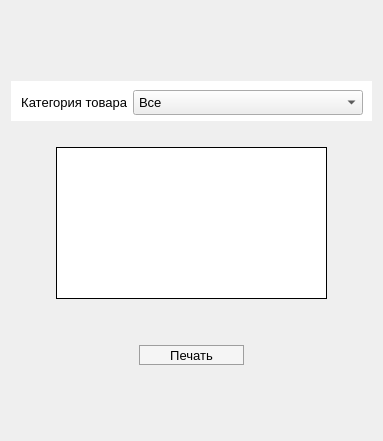
        <widget class="QWidget" name="stock">
         <attribute name="title">
          <string>Склад</string>
         </attribute>
         <layout class="QGridLayout" name="gridLayout_4">
          <item row="3" column="0">
           <spacer name="verticalSpacer_10">
            <property name="orientation">
             <enum>Qt::Vertical</enum>
            </property>
            <property name="sizeType">
             <enum>QSizePolicy::Fixed</enum>
            </property>
            <property name="sizeHint" stdset="0">
             <size>
              <width>20</width>
              <height>45</height>
             </size>
            </property>
           </spacer>
          </item>
          <item row="0" column="0">
           <layout class="QVBoxLayout" name="stockVerticalLayout">
            <item>
             <spacer name="verticalSpacer_9">
              <property name="orientation">
               <enum>Qt::Vertical</enum>
              </property>
              <property name="sizeType">
               <enum>QSizePolicy::Fixed</enum>
              </property>
              <property name="sizeHint" stdset="0">
               <size>
                <width>20</width>
                <height>70</height>
               </size>
              </property>
             </spacer>
            </item>
            <item>
             <widget class="QGroupBox" name="stockGoodCategoryGroup">
              <property name="sizePolicy">
               <sizepolicy hsizetype="Fixed" vsizetype="Maximum">
                <horstretch>0</horstretch>
                <verstretch>0</verstretch>
               </sizepolicy>
              </property>
              <property name="minimumSize">
               <size>
                <width>300</width>
                <height>0</height>
               </size>
              </property>
              <property name="styleSheet">
               <string notr="true">QGroupBox {
	background: white;
	border: 0px;
}

QComboBox {
	padding-top: 3px;
	padding-bottom: 3px;
	padding-left: 5px;
}</string>
              </property>
              <property name="title">
               <string/>
              </property>
              <layout class="QHBoxLayout" name="horizontalLayout_10">
               <property name="bottomMargin">
                <number>6</number>
               </property>
               <item>
                <widget class="QLabel" name="label_3">
                 <property name="sizePolicy">
                  <sizepolicy hsizetype="Maximum" vsizetype="Preferred">
                   <horstretch>0</horstretch>
                   <verstretch>0</verstretch>
                  </sizepolicy>
                 </property>
                 <property name="font">
                  <font>
                   <pointsize>10</pointsize>
                  </font>
                 </property>
                 <property name="text">
                  <string>Категория товара</string>
                 </property>
                 <property name="alignment">
                  <set>Qt::AlignRight|Qt::AlignTrailing|Qt::AlignVCenter</set>
                 </property>
                 <property name="wordWrap">
                  <bool>true</bool>
                 </property>
                </widget>
               </item>
               <item>
                <widget class="QComboBox" name="stockGoodCategory">
                 <property name="sizePolicy">
                  <sizepolicy hsizetype="Minimum" vsizetype="Preferred">
                   <horstretch>0</horstretch>
                   <verstretch>0</verstretch>
                  </sizepolicy>
                 </property>
                 <property name="minimumSize">
                  <size>
                   <width>230</width>
                   <height>0</height>
                  </size>
                 </property>
                 <property name="font">
                  <font>
                   <pointsize>10</pointsize>
                  </font>
                 </property>
                 <property name="currentText">
                  <string>Все</string>
                 </property>
                 <item>
                  <property name="text">
                   <string>Все</string>
                  </property>
                 </item>
                 <item>
                  <property name="text">
                   <string>Юбки</string>
                  </property>
                 </item>
                 <item>
                  <property name="text">
                   <string>Платья</string>
                  </property>
                 </item>
                 <item>
                  <property name="text">
                   <string>Рубашки</string>
                  </property>
                 </item>
                 <item>
                  <property name="text">
                   <string>Футболки</string>
                  </property>
                 </item>
                 <item>
                  <property name="text">
                   <string>Джинсы</string>
                  </property>
                 </item>
                 <item>
                  <property name="text">
                   <string>Брюки</string>
                  </property>
                 </item>
                 <item>
                  <property name="text">
                   <string>Свитера</string>
                  </property>
                 </item>
                 <item>
                  <property name="text">
                   <string>Куртки</string>
                  </property>
                 </item>
                 <item>
                  <property name="text">
                   <string>Пальто</string>
                  </property>
                 </item>
                 <item>
                  <property name="text">
                   <string>Носки</string>
                  </property>
                 </item>
                 <item>
                  <property name="text">
                   <string>Головные уборы</string>
                  </property>
                 </item>
                </widget>
               </item>
              </layout>
             </widget>
            </item>
            <item>
             <widget class="QTableView" name="stockTable">
              <property name="sizePolicy">
               <sizepolicy hsizetype="Expanding" vsizetype="Expanding">
                <horstretch>0</horstretch>
                <verstretch>0</verstretch>
               </sizepolicy>
              </property>
              <property name="font">
               <font>
                <pointsize>10</pointsize>
               </font>
              </property>
              <property name="styleSheet">
               <string notr="true">QTableView {
	margin: 20px;
	margin-left: 45px;
	margin-right: 45px;
	background: white;
	border: 1px solid black;
	gridline-color: black;
}

QTableView::item {
	color: black;
}

QTableView::item:selected {
	background: #e9f3fb;
}

QHeaderView::section {
	background: #6bd3e0;
	padding-top: 7px;
	padding-bottom: 7px;
	border: 1px solid black;
	border-left: 0px;
	border-top: 0px;
}

  QScrollBar:vertical {
      border: 1px solid #77bdb0;
      background: white;
      width: 20px;
      margin: 35px 0 35px 0;
  }

  QScrollBar::handle:vertical {
      background: #e0dcdc;
	  border-top: 1px solid #77bdb0;
	  border-bottom: 1px solid #77bdb0; 
      min-height: 5px;
  }

  QScrollBar::handle:vertical:hover {
       background: #F19CBB;
  }

  QScrollBar::handle:vertical:pressed {
       background: #FDDB6D;
  }

  QScrollBar::add-line:vertical {
      border: 1px solid grey;
      background: white;
      height: 33px;
      subcontrol-position: bottom;
      subcontrol-origin: margin;
  }

  QScrollBar::add-line:vertical:hover {
      background: #CD9575;
  }

  QScrollBar::add-line:vertical:pressed {
      background: #FDDB6D;
  }

  QScrollBar::sub-line:vertical {
      border: 1px solid grey;
      background: white;
      height: 33px;
      subcontrol-position: top;
      subcontrol-origin: margin;
  }

  QScrollBar::sub-line:vertical:hover {
      background: #CD9575;
  }

  QScrollBar::sub-line:vertical:pressed {
      background: #FDDB6D;
  }

  QScrollBar::up-arrow:vertical, QScrollBar::down-arrow:vertical {
      border: 1px solid grey;
      width: 3px;
      height: 3px;
      background: white;
  }

QScrollBar:horizontal {
      border-top: 2px solid #77bdb0;
	  border-bottom: 2px solid #77bdb0;
      background: white;
      height: 20px;
      margin: 0px 37px 0px 37px;
  }

  QScrollBar::handle:horizontal {
      background: #e0dcdc;
	  border-left: 2px solid #77bdb0;
	  border-right: 2px solid #77bdb0; 
      min-width: 5px;
  }

  QScrollBar::handle:horizontal:hover {
       background: #F19CBB;
  }

  QScrollBar::handle:horizontal:pressed {
       background: #FDDB6D;
  }

  QScrollBar::add-line:horizontal {
      border: 2px solid grey;
      background: white;
      width: 33px;
      subcontrol-position: left;
      subcontrol-origin: margin;
  }

  QScrollBar::add-line:horizontal:hover {
      background: #CD9575;
  }

  QScrollBar::add-line:horizontal:pressed {
      background: #FDDB6D;
  }

  QScrollBar::sub-line:horizontal {
      border: 2px solid grey;
      background: white;
      width: 33px;
      subcontrol-position: right;
      subcontrol-origin: margin;
  }

  QScrollBar::sub-line:horizontal:hover {
      background: #CD9575;
  }

  QScrollBar::sub-line:horizontal:pressed {
      background: #FDDB6D;
  }

  QScrollBar::left-arrow:horizontal, QScrollBar::right-arrow:horizontal {
      border: 2px solid grey;
      width: 3px;
      height: 3px;
      background: white;
  }</string>
              </property>
              <property name="frameShadow">
               <enum>QFrame::Sunken</enum>
              </property>
              <property name="verticalScrollBarPolicy">
               <enum>Qt::ScrollBarAsNeeded</enum>
              </property>
              <property name="horizontalScrollBarPolicy">
               <enum>Qt::ScrollBarAsNeeded</enum>
              </property>
              <property name="sizeAdjustPolicy">
               <enum>QAbstractScrollArea::AdjustIgnored</enum>
              </property>
              <property name="autoScrollMargin">
               <number>16</number>
              </property>
              <property name="editTriggers">
               <set>QAbstractItemView::NoEditTriggers</set>
              </property>
              <property name="selectionMode">
               <enum>QAbstractItemView::SingleSelection</enum>
              </property>
              <property name="selectionBehavior">
               <enum>QAbstractItemView::SelectRows</enum>
              </property>
              <property name="verticalScrollMode">
               <enum>QAbstractItemView::ScrollPerPixel</enum>
              </property>
              <property name="horizontalScrollMode">
               <enum>QAbstractItemView::ScrollPerPixel</enum>
              </property>
              <property name="showGrid">
               <bool>true</bool>
              </property>
              <property name="gridStyle">
               <enum>Qt::SolidLine</enum>
              </property>
              <property name="sortingEnabled">
               <bool>false</bool>
              </property>
              <property name="wordWrap">
               <bool>true</bool>
              </property>
              <property name="cornerButtonEnabled">
               <bool>true</bool>
              </property>
              <attribute name="horizontalHeaderCascadingSectionResizes">
               <bool>true</bool>
              </attribute>
              <attribute name="horizontalHeaderStretchLastSection">
               <bool>true</bool>
              </attribute>
              <attribute name="verticalHeaderVisible">
               <bool>false</bool>
              </attribute>
             </widget>
            </item>
            <item>
             <widget class="QGroupBox" name="groupBox_3">
              <property name="minimumSize">
               <size>
                <width>0</width>
                <height>60</height>
               </size>
              </property>
              <property name="maximumSize">
               <size>
                <width>16777215</width>
                <height>60</height>
               </size>
              </property>
              <property name="styleSheet">
               <string notr="true">QGroupBox {
	border: 0px;
}

QPushButton {
	padding-left: 30px;
	padding-right: 30px;
	padding-top: 2px;
	padding-bottom: 2px;
	background-color: #f5f5f5;
	border-style: solid;
	border-width: 1px;
	border-color: #9e9e9e;
}

 QPushButton:hover {
     background-color: #78DBE2;
 }
 QPushButton:pressed {
     background-color: #3F888F;
 }</string>
              </property>
              <property name="title">
               <string/>
              </property>
              <layout class="QHBoxLayout" name="horizontalLayout_8">
               <item>
                <widget class="QPushButton" name="stockPrint">
                 <property name="sizePolicy">
                  <sizepolicy hsizetype="Maximum" vsizetype="Fixed">
                   <horstretch>0</horstretch>
                   <verstretch>0</verstretch>
                  </sizepolicy>
                 </property>
                 <property name="font">
                  <font>
                   <pointsize>10</pointsize>
                  </font>
                 </property>
                 <property name="toolTip">
                  <string>&lt;html&gt;&lt;head/&gt;&lt;body&gt;&lt;p&gt;Печать перечня товаров на складе&lt;/p&gt;&lt;/body&gt;&lt;/html&gt;</string>
                 </property>
                 <property name="styleSheet">
                  <string notr="true">QPushButton {
	padding-left: 30px;
	padding-right: 30px;
	padding-top: 2px;
	padding-bottom: 2px;
	background-color: #f5f5f5;
	border-style: solid;
	border-width: 1px;
	border-color: #9e9e9e;
	margin-bottom: 11px;
	margin-top: 11px;
}

 QPushButton:hover {
     background-color: #78DBE2;
 }
 QPushButton:pressed {
     background-color: #3F888F;
 }</string>
                 </property>
                 <property name="text">
                  <string>Печать</string>
                 </property>
                </widget>
               </item>
              </layout>
             </widget>
            </item>
           </layout>
          </item>
         </layout>
        </widget>
